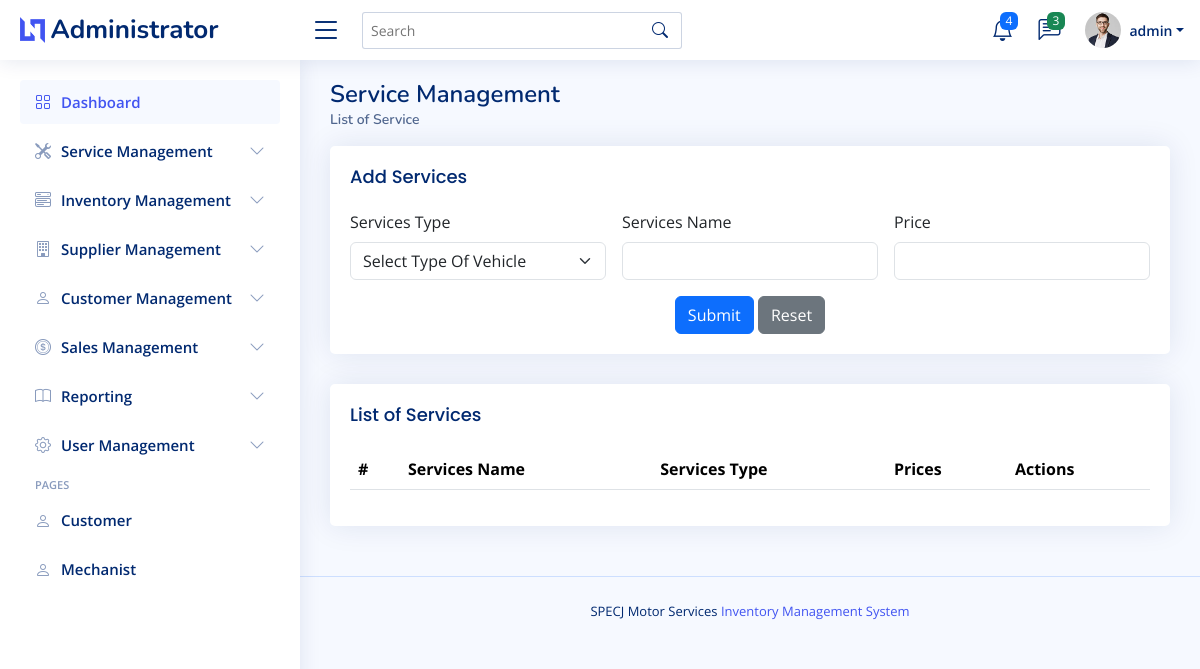
Before: /SPECJ_imss-main/admin/services_page.php (signed in) with the older database file.
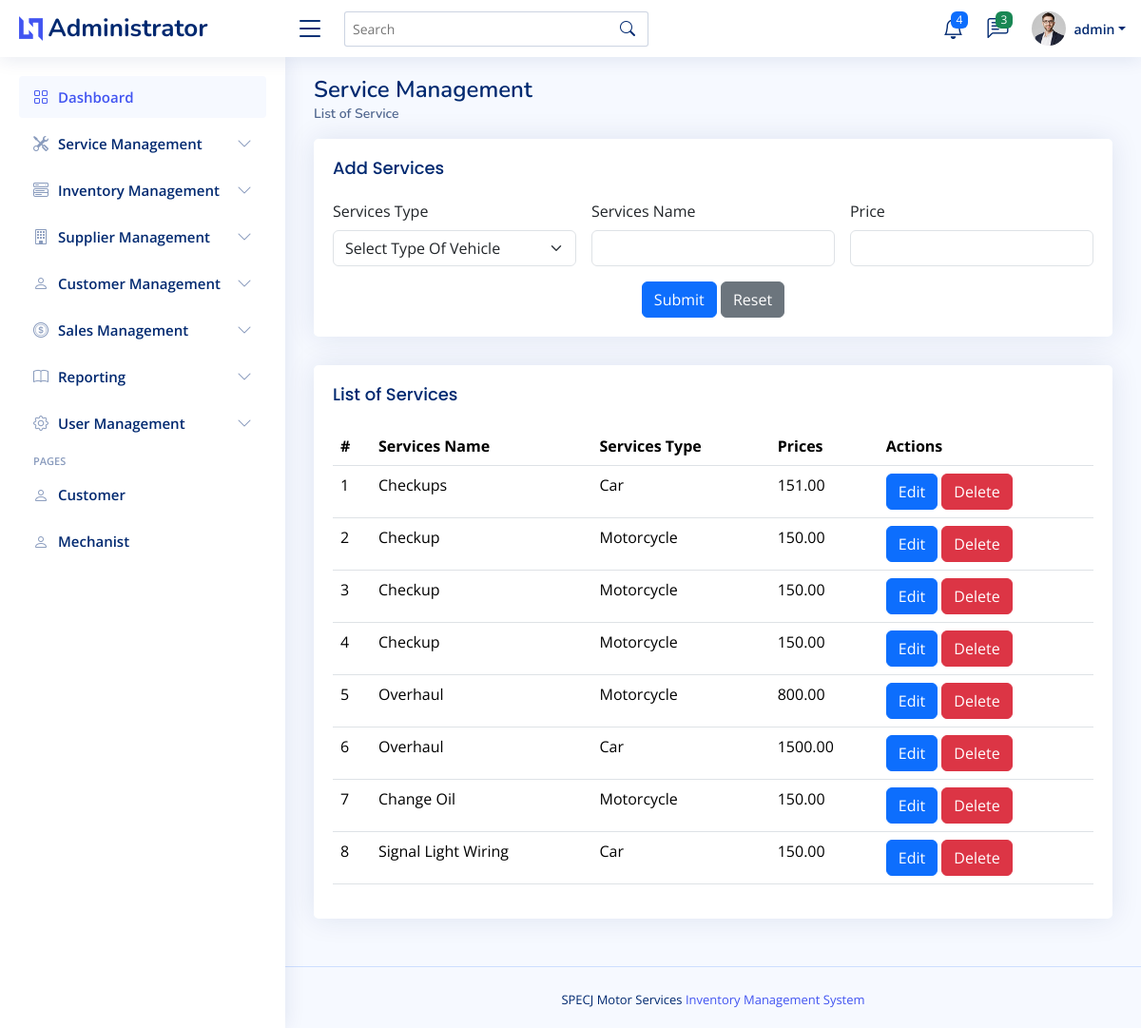
After: the same page with the newer database file.
### tables this page shows
CREATE TABLE `services_tbl`  (
  `id` int NOT NULL AUTO_INCREMENT,
  `services_type` enum('Car','Motorcycle') NOT NULL,
  `services_name` varchar(255) NOT NULL,
  `price` decimal(10, 2) NOT NULL,
  PRIMARY KEY (`id`) USING BTREE
);

### SPECJ_imss-main/admin/services_page.php (the view, shortened to what this page needs)
<?php
    include("admin_header.php");
?>
<body>
    <?php
        include("admin_topnav.php");
        include("admin_sidenav.php");
    ?>
    <main id="main" class="main">
        <div class="pagetitle">
            <h1>Service Management</h1>
            <nav>
                <ol class="breadcrumb">
                    <li class="breadcrumb-item active">List of Service</li>
                </ol>
            </nav>
        </div>
        <section class="section">
            <div class="row">
                <div class="col-lg-12">
                    <div class="card">
                        <div class="card-body">
                            <h5 class="card-title">Add Services</h5>
                            <form class="row g-3" action="process_code/Services_registration.php" method="POST">
                                <div class="col-md-4">
                                    <label for="services_type" class="form-label">Services Type</label>
                                    <select name="services_type" id="services_type" class="form-select">
                                        <option selected>Select Type Of Vehicle</option>
                                    </select>
                                </div>
                                <div class="col-md-4">
                                    <label for="services_name" class="form-label">Services Name</label>
                                    <input type="text" class="form-control" id="services_name" name="services_name">
                                </div>
                                <div class="col-md-4">
                                    <label for="price" class="form-label">Price</label>
                                    <input type="number" class="form-control" id="price" name="price">
                                </div>
                                <div class="text-center">
                                    <button type="submit" class="btn btn-primary">Submit</button>
                                    <button type="reset" class="btn btn-secondary">Reset</button>
                                </div>
                            </form>
                        </div>
                    </div>
                </div>
                <div class="col-lg-12">
                    <div class="card">
                        <div class="card-body">
                            <h5 class="card-title">List of Services</h5>
                            <table class="table table-hover" id="services_datatable">
                                <thead>
                                    <tr>
                                        <th scope="col">#</th>
                                        <th scope="col">Services Name</th>
                                        <th scope="col">Services Type</th>
                                        <th scope="col">Prices</th>
                                        <th scope="col">Actions</th>
                                    </tr>
                                </thead>
                                <tbody>
                                    <?php
                                        $stmt = $connection->prepare("SELECT * FROM services_tbl");
                                        $stmt->execute();
                                        $result = $stmt->get_result();
                                        $count = 1;
                                        while($row = $result->fetch_assoc()) {
                                            echo "<tr>";
                                            echo "<td>".$count."</td>";
                                            echo "<td>".$row['services_name']."</td>";
                                            echo "<td>".$row['services_type']."</td>";
                                            echo "<td>".$row['price']."</td>";
                                            echo "<td>";
                                            echo "<button class='btn btn-primary' data-toggle='modal' data-target='#editModal" . $row['id'] . "'>Edit</button> ";
                                            echo "<button class='btn btn-danger' data-toggle='modal' data-target='#deleteModal" . $row['id'] . "'>Delete</button>";
                                            echo "</td>";
                                            echo "</tr>";
                                            $count++;
                                        }
                                    ?>
                                </tbody>
                            </table>
                        </div>
                    </div>
                </div>
            </div>
        </section>
    </main>
    <?php
        include("admin_footer.php");
    ?>
</body>
</html>

Changed rows visible on the page:
added services_tbl: services_name "Checkups", services_type "Car", price "151.00"
added services_tbl: services_name "Checkup", services_type "Motorcycle", price "150.00"
added services_tbl: services_name "Checkup", services_type "Motorcycle", price "150.00"
added services_tbl: services_name "Checkup", services_type "Motorcycle", price "150.00"
added services_tbl: services_name "Overhaul", services_type "Motorcycle", price "800.00"
added services_tbl: services_name "Overhaul", services_type "Car", price "1500.00"
added services_tbl: services_name "Change Oil", services_type "Motorcycle", price "150.00"
added services_tbl: services_name "Signal Light Wiring", services_type "Car", price "150.00"
